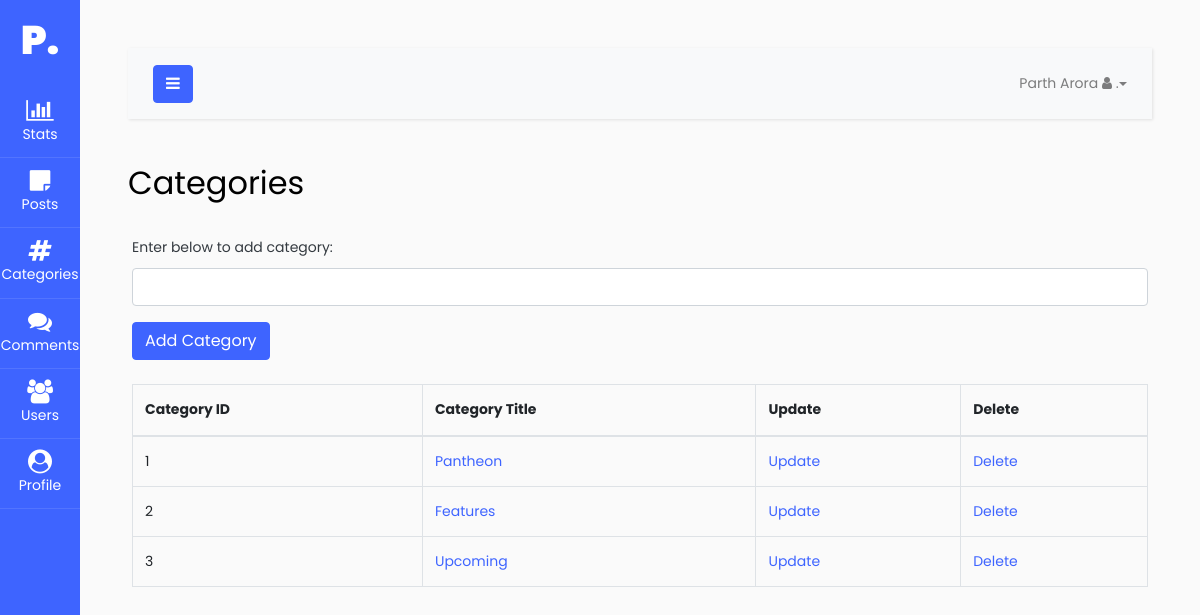
Screenshot of /admin/categories.php (signed in) with the database file from the repository.
### tables this page shows
CREATE TABLE `categories` (
  `cat_id` int(3) NOT NULL,
  `cat_title` varchar(255) NOT NULL
);

### admin/categories.php (the view, shortened to what this page needs)
<?php include "root/db.php" ?>
<?php include "root/header.php" ?>
<div id="content" class="p-4 p-md-5">
<?php include "root/topnav.php" ?>
<h2 class="mb-4">Categories</h2>
<div class="p-4 p-md-1">
                            <form action="" method="post">
                                <label class="text-dark" for="cat_title">Enter below to add category:</label>
                                <div class="form-group">
                                 <input type="text" class="form-control" name="cat_title">
                                </div>
                                <div class="form-group">
                                 <input type="submit" class="btn btn-primary" class="form-control" name="submit" value="Add Category">
                                </div>
                            </form>
                        </div>
                        <div class="p-4 p-md-1">
                            <table class="table table-bordered table-hover">
                                <thead>
                                    <tr>
                                        <th>Category ID</th>
                                        <th>Category Title</th>
                                        <th>Update</th>
                                        <th>Delete</th>
                                    </tr>
                                </thead>
                                <tbody>
                                <?php
                                $query = "SELECT * FROM categories";
                                $select_all_categories_query = mysqli_query($connection,$query);
                                while($row = mysqli_fetch_assoc($select_all_categories_query)) {
                                    $cat_id = $row['cat_id'];
                                    $cat_title = $row['cat_title'];
                                    echo "<tr>";
                                    echo "<td>$cat_id</td>";
                                    echo "<td><a href='../category.php?category={$cat_id}'>$cat_title</a></td>";
                                    echo "<td><a href='categories.php?update={$cat_id}'>Update</a></td>";
                                    echo "<td><a href='categories.php?delete={$cat_id}'>Delete</a></td>";
                                    echo "</tr>";
                                }
                                ?>
                                </tbody>
                            </table>
                        </div>
                        </div>
</div>
<?php include "root/footer.php" ?>

### rows the page displays
categories: cat_id "1", cat_title "Pantheon"
categories: cat_id "2", cat_title "Features"
categories: cat_id "3", cat_title "Upcoming"

### other values shown
$_SESSION['user_fname'] "Parth"
$_SESSION['user_lname'] "Arora"
